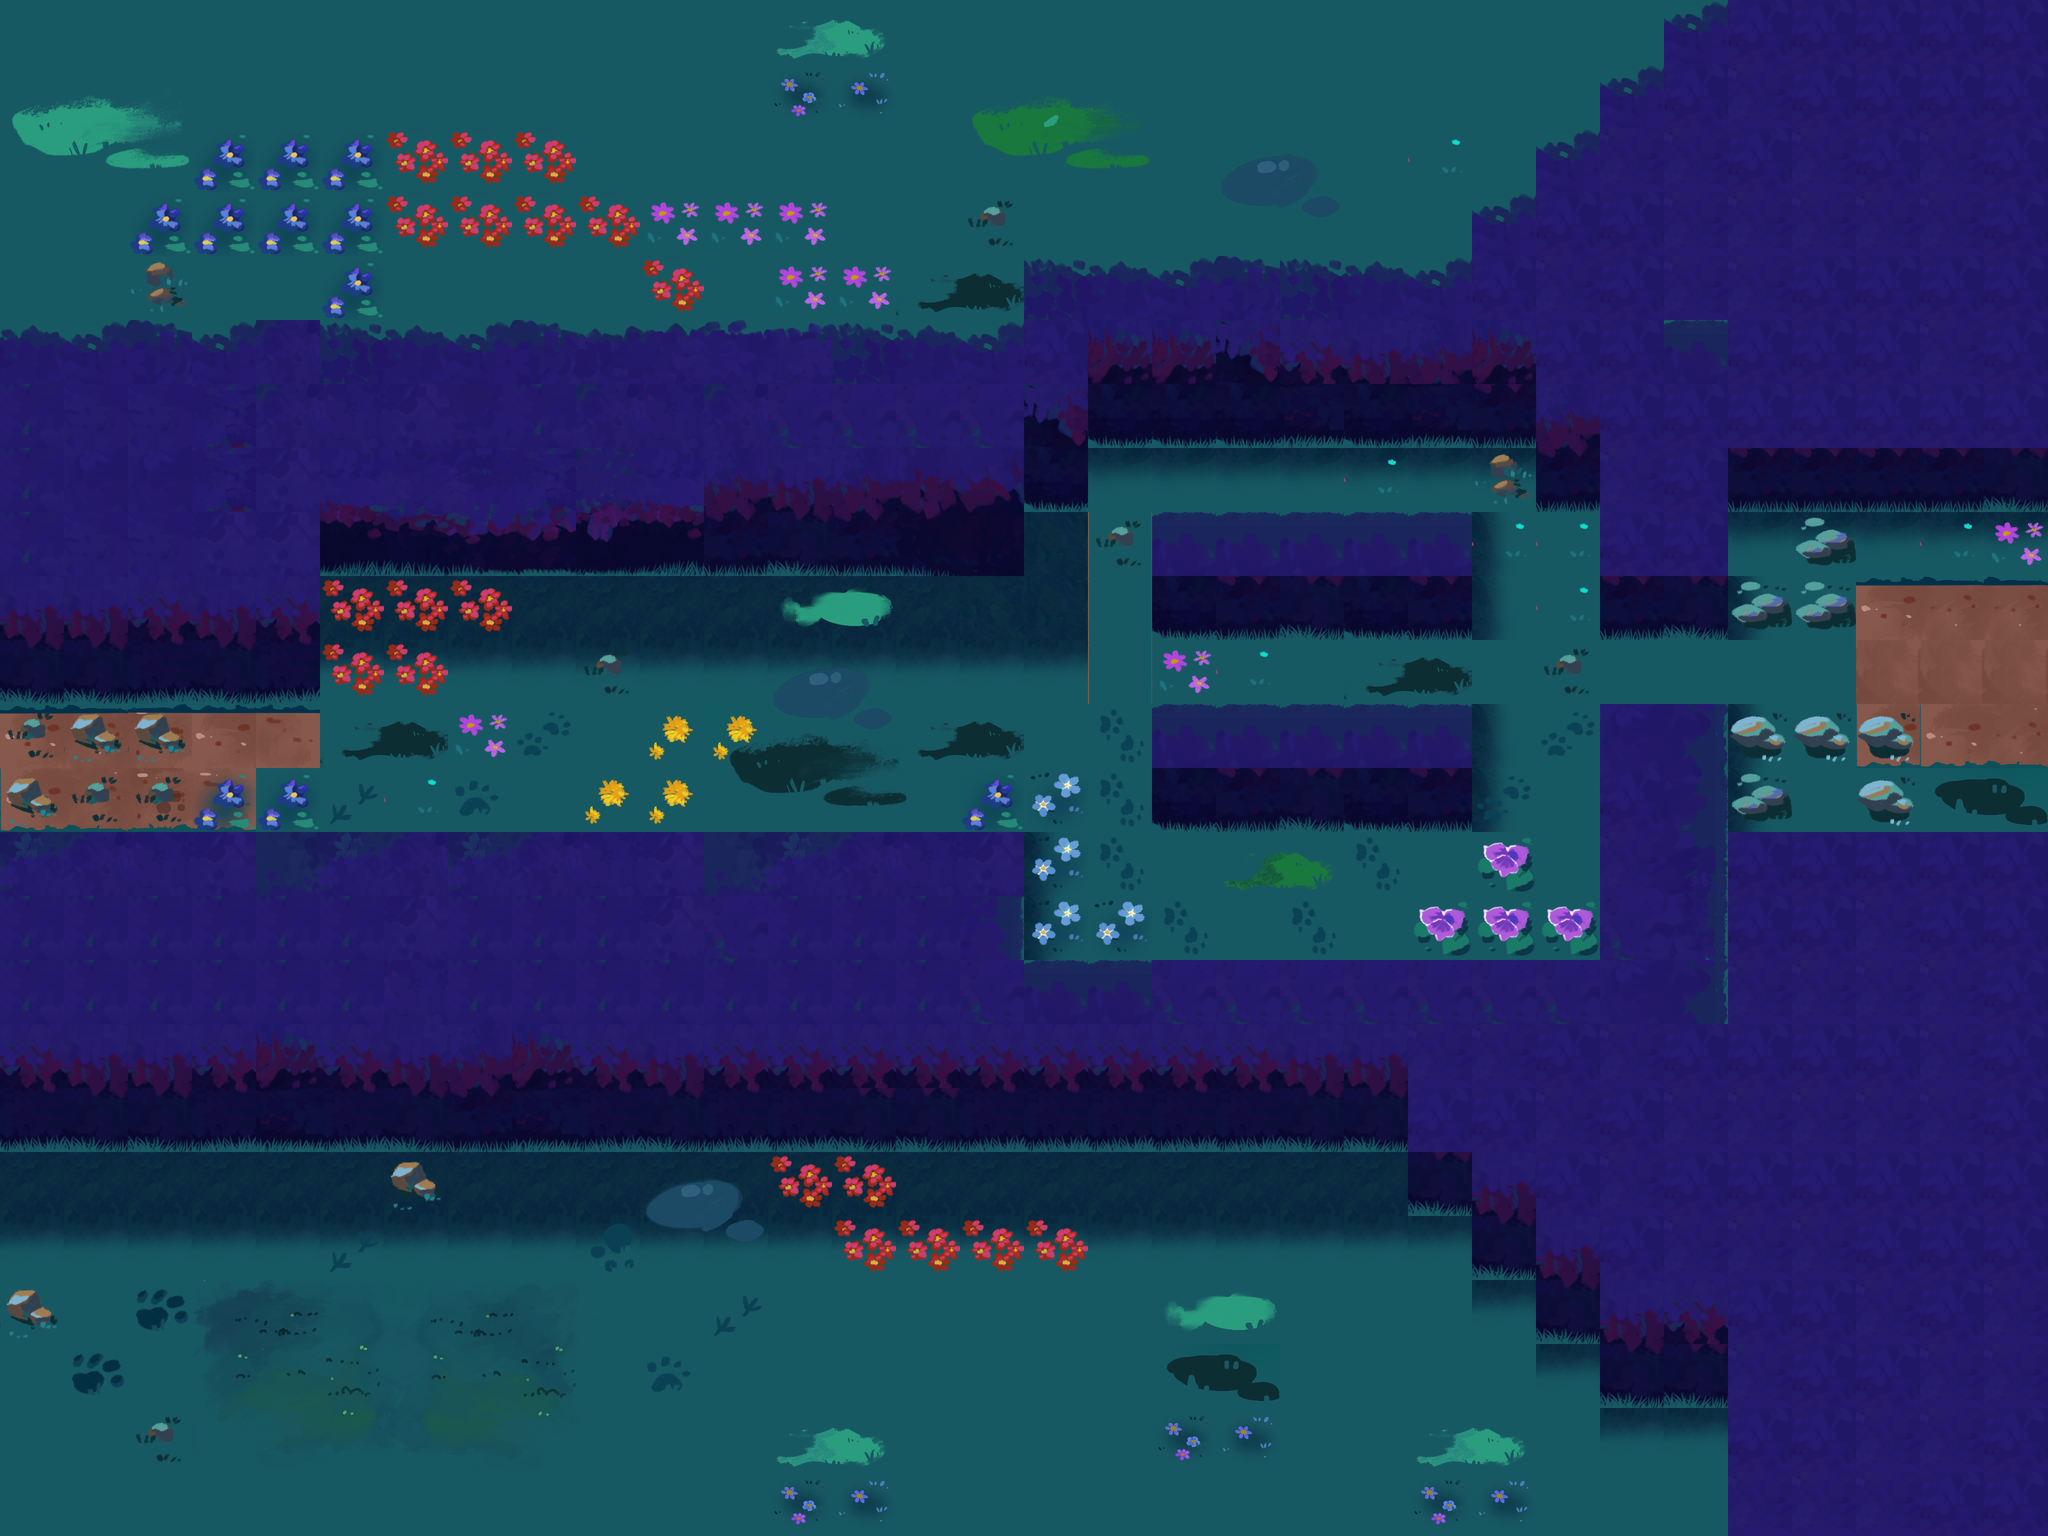

Rendered tile map (Tiled .tmx) drawn with the repository's tilesets; below, a short description and the map source with its tile grids summarised:
An orthogonal 32x24 tile map with 128x128 px tiles, 3 tile layers (ground, wall-tiles, decorations), 9 tilesets and 35 objects (2x Guard, Cat, Exit).

<map version="1.10" tiledversion="1.11.2" orientation="orthogonal" renderorder="right-down" width="32" height="24" tilewidth="128" tileheight="128" infinite="0" nextlayerid="6" nextobjectid="239">
 <tileset firstgid="1" source="../../tilesets/path-1.tsx" />
 <tileset firstgid="211" source="../../tilesets/path-2.tsx" />
 <tileset firstgid="421" source="../../tilesets/walls-1.tsx" />
 <tileset firstgid="631" source="../../tilesets/decorations-2.tsx" />
 <tileset firstgid="751" source="../../tilesets/path-3.tsx" />
 <tileset firstgid="1007" source="../../tilesets/interiordecorations1.tsx" />
 <tileset firstgid="1057" source="../../tilesets/decorations.tsx" />
 <tileset firstgid="1177" source="../../tilesets/grass_shadow2.tsx" />
 <tileset firstgid="1183" source="../../tilesets/decals-2.tsx" />
 <layer id="1" name="ground" width="32" height="24">
  <data>[768 cells, 768 non-empty, 113 distinct tile ids]</data>
 </layer>
 <layer id="5" name="wall-tiles" width="32" height="24">
  <data>[768 cells, 150 non-empty, 27 distinct tile ids]</data>
 </layer>
 <layer id="4" name="decorations" width="32" height="24">
  <data>[768 cells, 134 non-empty, 51 distinct tile ids]</data>
 </layer>
 <objectgroup id="2" name="walls">
  <object id="131" x="0" y="640" width="640" height="768" />
  <object id="135" x="0" y="1664" width="1408" height="640" />
  <object id="169" x="640" y="640" width="1408" height="512" />
  <object id="176" x="2304" y="1408" width="640" height="256" />
  <object id="177" x="2304" y="1024" width="640" height="256" />
  <object id="179" x="1408" y="1920" width="2048" height="384" />
  <object id="180" x="3200" y="1408" width="256" height="512" />
  <object id="181" x="2048" y="512" width="1280" height="384" />
  <object id="182" x="3072" y="896" width="128" height="128" />
  <object id="183" x="3200" y="896" width="256" height="384" />
  <object id="184" x="3328" y="640" width="128" height="256" />
  <object id="185" x="2048" y="896" width="128" height="128" />
  <object id="198" x="1408" y="1664" width="640" height="256" />
  <object id="207" x="0" y="1408" width="384" height="256" />
  <object id="211" x="3456" y="1152" width="256" height="128" />
  <object id="212" x="3456" y="1408" width="256" height="128" />
  <object id="215" x="3712" y="1152" width="128" height="128" />
  <object id="216" x="3712" y="1280" width="128" height="256" />
  <object id="226" x="2816" y="2304" width="1280" height="128" />
  <object id="227" x="2944" y="2432" width="1152" height="128" />
  <object id="229" x="3072" y="2560" width="1024" height="128" />
  <object id="230" x="3200" y="2688" width="896" height="128" />
  <object id="231" x="3456" y="2816" width="640" height="256" />
  <object id="232" x="3456" y="1664" width="640" height="640" />
  <object id="233" x="3456" y="0" width="640" height="1024" />
  <object id="234" x="3328" y="0" width="128" height="640" />
  <object id="235" x="3200" y="128" width="128" height="384" />
  <object id="236" x="3072" y="256" width="128" height="256" />
  <object id="237" x="2944" y="384" width="128" height="128" />
 </objectgroup>
 <objectgroup id="3" name="objects" visible="0">
  <object id="149" x="3113.04" y="1384.66">
   <polyline points="-74.0691,-197.576 -14.2424,66.602 25.9945,255.097" />
  </object>
  <object id="152" type="Guard" x="2512" y="952">
   <properties>
    <property name="angle" type="float" value="270" />
    <property name="category" value="00100" />
    <property name="exclude" value="00100" />
    <property name="force" type="float" value="1.5" />
    <property name="fov" type="float" value="60" />
    <property name="maxSpeed" type="float" value="10" />
    <property name="path" type="object" value="154" />
    <property name="radius" type="float" value="0.5" />
    <property name="spriteRadius" type="float" value="1" />
    <property name="viewDistance" type="float" value="5" />
   </properties>
   <point />
  </object>
  <object id="154" x="2616.35" y="960">
   <polyline points="-212.048,-19.58 67.0707,-13.03 364.501,-11.27" />
  </object>
  <object id="186" type="Guard" x="3068" y="1340">
   <properties>
    <property name="angle" type="float" value="270" />
    <property name="category" value="00100" />
    <property name="exclude" value="00100" />
    <property name="force" type="float" value="1.5" />
    <property name="fov" type="float" value="60" />
    <property name="maxSpeed" type="float" value="10" />
    <property name="path" type="object" value="149" />
    <property name="radius" type="float" value="0.5" />
    <property name="spriteRadius" type="float" value="1" />
    <property name="viewDistance" type="float" value="5" />
   </properties>
   <point />
  </object>
  <object id="209" type="Cat" x="510.667" y="1526.67">
   <point />
  </object>
  <object id="218" type="Exit" x="3638" y="1350">
   <properties>
    <property name="category" value="10000" />
    <property name="creature" value="OCTOPUS" />
    <property name="exclude" value="00000" />
    <property name="size" type="float" value="1.25" />
   </properties>
   <point />
  </object>
 </objectgroup>
</map>
